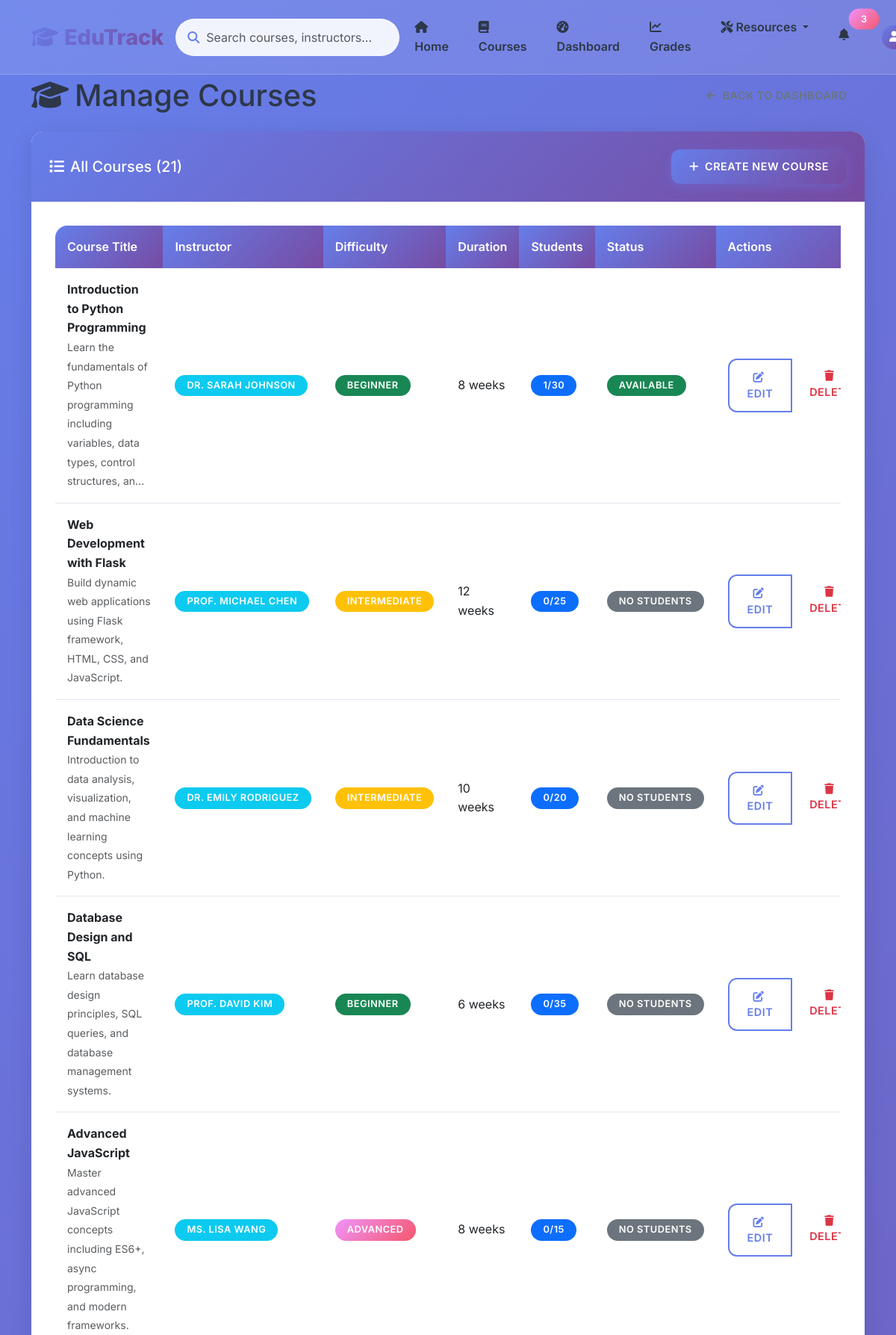
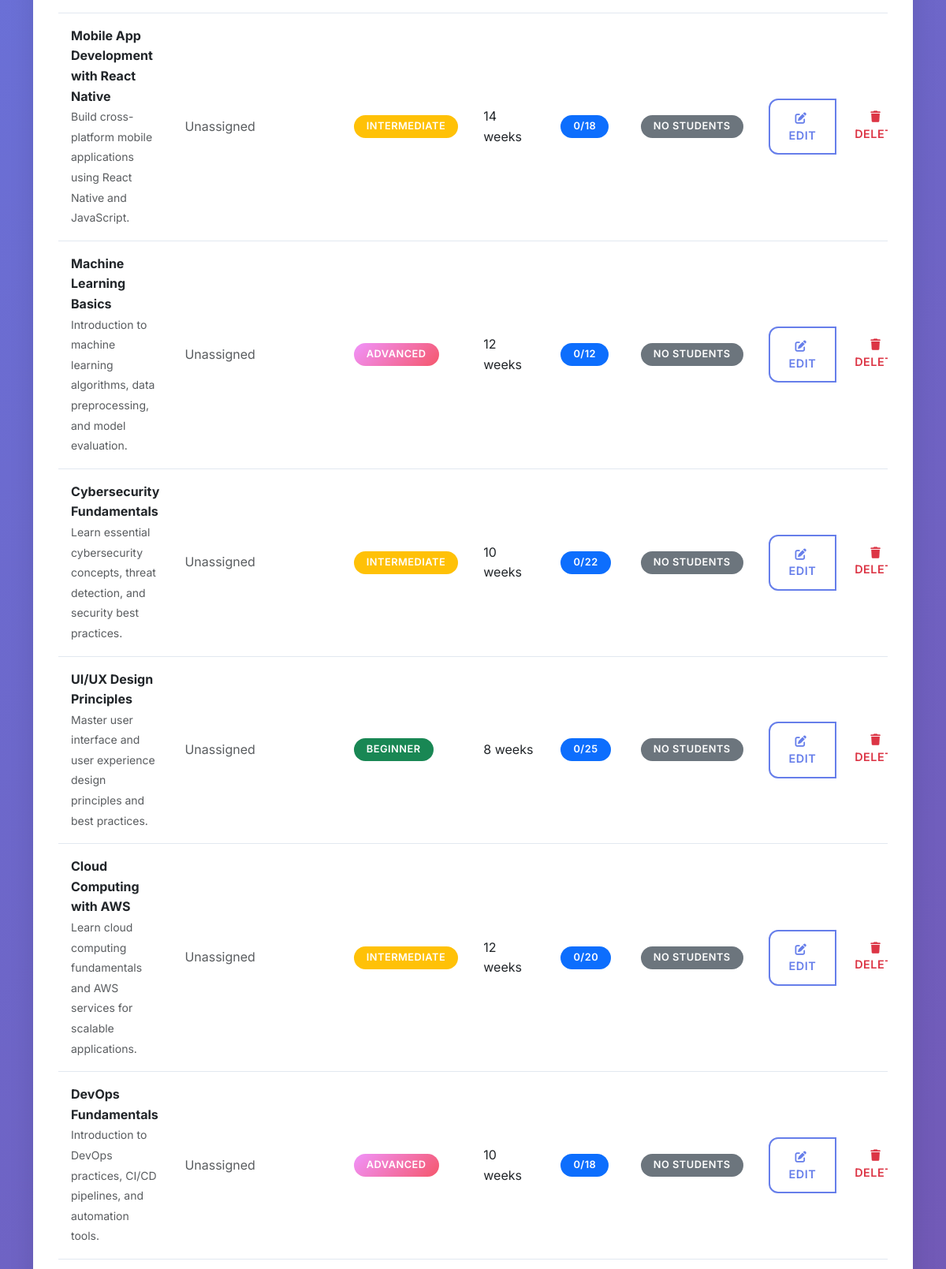
Page /admin/courses (signed in, upper part) on the committed database (2 pictures, top to bottom).
### models.py (models this page shows, shortened)
class Course(db.Model):
    __tablename__ = 'course'
    id = db.Column(db.Integer, primary_key=True)
    title = db.Column(db.String(200), nullable=False)
    description = db.Column(db.Text, nullable=False)
    instructor = db.Column(db.String(100), nullable=False)
    instructor_id = db.Column(db.Integer, db.ForeignKey('user.id'))  # Link to teacher
    duration_weeks = db.Column(db.Integer, nullable=False)
    difficulty = db.Column(db.String(20), nullable=False)  # Beginner, Intermediate, Advanced
    max_students = db.Column(db.Integer, default=30)
    created_at = db.Column(db.DateTime, default=datetime.utcnow)
    enrollments = db.relationship('Enrollment', backref='course', lazy=True)
    grades = db.relationship('Grade', backref='course', lazy=True)
    materials = db.relationship('CourseMaterial', backref='course', lazy=True)
    announcements = db.relationship('Announcement', backref='course', lazy=True)
    assignments = db.relationship('Assignment', backref='course', lazy=True)
    quizzes = db.relationship('Quiz', backref='course', lazy=True, cascade='all, delete-orphan')

### admin_routes.py (the view)
def manage_courses():
    if 'user_id' not in session:
        flash('Please log in to manage courses', 'warning')
        return redirect(url_for('login'))
    user = User.query.get(session['user_id'])
    if not user or user.role != 'admin':
        flash('Access denied. Admin privileges required.', 'danger')
        return redirect(url_for('dashboard'))
    page = request.args.get('page', 1, type=int)
    per_page = 15
    courses_pagination = Course.query.paginate(
        page=page,
        per_page=per_page,
        error_out=False
    )
    return render_template('admin/manage_courses.html',
                         user=user,
                         courses=courses_pagination.items,
                         pagination=courses_pagination)

### templates/admin/manage_courses.html (shortened to what this page needs)
{% extends "base.html" %}
{% block content %}
<div class="container py-4">
    <div class="row mb-4">
        <div class="col-12">
            <div class="d-flex justify-content-between align-items-center">
                <h1 class="mb-0">
                    <i class="fas fa-graduation-cap me-2"></i>Manage Courses
                </h1>
                <a href="{{ url_for('admin_dashboard') }}" class="btn btn-outline-secondary">
                    <i class="fas fa-arrow-left me-2"></i>Back to Dashboard
                </a>
            </div>
        </div>
    </div>
    <div class="row">
        <div class="col-12">
            <div class="card">
                <div class="card-header d-flex justify-content-between align-items-center">
                    <h5 class="mb-0">
                        <i class="fas fa-list me-2"></i>All Courses ({{ pagination.total }})
                    </h5>
                                    <a href="{{ url_for('admin_create_course') }}" class="btn btn-primary">
                    <i class="fas fa-plus me-2"></i>Create New Course
                </a>
                </div>
                <div class="card-body">
                    {% if courses %}
                    <div class="table-responsive">
                        <table class="table table-hover">
                            <thead>
                                <tr>
                                    <th>Course Title</th>
                                    <th>Instructor</th>
                                    <th>Difficulty</th>
                                    <th>Duration</th>
                                    <th>Students</th>
                                    <th>Status</th>
                                    <th>Actions</th>
                                </tr>
                            </thead>
                            <tbody>
                                {% for course in courses %}
                                <tr>
                                    <td>
                                        <strong>{{ course.title }}</strong>
                                        <br>
                                        <small class="text-muted">{{ course.description[:100] }}{% if course.description|length > 100 %}...{% endif %}</small>
                                    </td>
                                    <td>
                                        {% if course.instructor_id %}
                                            <span class="badge bg-info">{{ course.instructor }}</span>
                                        {% else %}
                                            <span class="text-muted">Unassigned</span>
                                        {% endif %}
                                    </td>
                                    <td>
                                        <span class="badge bg-{{ 'success' if course.difficulty == 'Beginner' else 'warning' if course.difficulty == 'Intermediate' else 'danger' }}">
                                            {{ course.difficulty }}
                                        </span>
                                    </td>
                                    <td>{{ course.duration_weeks }} weeks</td>
                                    <td>
                                        <span class="badge bg-primary">{{ course.enrollments|length }}/{{ course.max_students }}</span>
                                    </td>
                                    <td>
                                        {% if course.enrollments|length == 0 %}
                                            <span class="badge bg-secondary">No Students</span>
                                        {% elif course.enrollments|length >= course.max_students %}
                                            <span class="badge bg-danger">Full</span>
                                        {% else %}
                                            <span class="badge bg-success">Available</span>
                                        {% endif %}
                                    </td>
                                    <td>
                                        <div class="btn-group" role="group">
                                            <a href="{{ url_for('edit_course', course_id=course.id) }}" class="btn btn-sm btn-outline-primary">
                                                <i class="fas fa-edit me-1"></i>Edit
                                            </a>
                                            <a href="{{ url_for('delete_course', course_id=course.id) }}"
                                               class="btn btn-sm btn-outline-danger"
                                               onclick="return confirm('Are you sure you want to delete \"{{ course.title }}\"? This action cannot be undone.')">
                                                <i class="fas fa-trash me-1"></i>Delete
                                            </a>
                                        </div>
                                    </td>
                                </tr>
                                {% endfor %}
                            </tbody>
                        </table>
                    </div>
                    {% endif %}
                </div>
            </div>
        </div>
    </div>
</div>
{% endblock %}

### static/css/custom_new.css (style rules this page uses)
:root { --primary-gradient: linear-gradient(135deg, #667eea 0%, #764ba2 100%); --secondary-gradient: linear-gradient(135deg, #f093fb 0%, #f5576c 100%); --success-gradient: linear-gradient(135deg, #4facfe 0%, #00f2fe 100%); --warning-gradient: linear-gradient(135deg, #fa709a 0%, #fee140 100%); --dark-gradient: linear-gradient(135deg, #2c3e50 0%, #34495e 100%); --glass-bg: rgba(255, 255, 255, 0.1); --glass-border: rgba(255, 255, 255, 0.2); --shadow-soft: 0 8px 32px rgba(0, 0, 0, 0.1); --shadow-strong: 0 20px 60px rgba(0, 0, 0, 0.15); --border-radius: 16px; --transition: all 0.3s cubic-bezier(0.4, 0, 0.2, 1); }
* { box-sizing: border-box; }
body { font-family: 'Inter', -apple-system, BlinkMacSystemFont, 'Segoe UI', Roboto, sans-serif; background: linear-gradient(135deg, #667eea 0%, #764ba2 100%); min-height: 100vh; color: #2d3748; line-height: 1.6; }
.badge { font-size: 0.7rem; padding: 0.25rem 0.5rem; border-radius: 10px; }
.badge.bg-danger { background: var(--secondary-gradient) !important; animation: pulse 2s infinite; }
.card { background: white; border: none; border-radius: var(--border-radius); box-shadow: var(--shadow-soft); transition: var(--transition); overflow: hidden; }
.card-header { background: var(--primary-gradient); color: white; border: none; padding: 1.5rem; font-weight: 700; }
.card-body { padding: 2rem; }
.badge { font-weight: 600; padding: 0.5rem 1rem; border-radius: 20px; font-size: 0.8rem; text-transform: uppercase; letter-spacing: 0.5px; }
.btn { font-weight: 600; border-radius: 12px; padding: 0.75rem 1.5rem; transition: var(--transition); border: none; text-transform: uppercase; letter-spacing: 0.5px; font-size: 0.9rem; }
.btn-primary { background: var(--primary-gradient); box-shadow: 0 4px 15px rgba(102, 126, 234, 0.4); }
.btn-outline-primary { border: 2px solid #667eea; color: #667eea; background: transparent; }
.table { background: white; border-radius: var(--border-radius); overflow: hidden; box-shadow: var(--shadow-soft); }
.table th { background: var(--primary-gradient); color: white; font-weight: 600; border: none; padding: 1rem; }
.table td { padding: 1rem; border-bottom: 1px solid #e2e8f0; vertical-align: middle; }
.animate-fade-in { animation: fadeInUp 0.6s ease-out; }

### rows in the picture
Course: title "Introduction to Python Programming", description "Learn the fundamentals of Python programming including variables, data types, control structures, an", instructor "DR. SARAH JOHNSON", difficulty "BEGINNER", duration_weeks "8", enrollments|length "1", max_students "30", shows "AVAILABLE"
Course: title "Web Development with Flask", description "Build dynamic web applications using Flask framework, HTML, CSS, and JavaScript.", instructor "PROF. MICHAEL CHEN", difficulty "INTERMEDIATE", duration_weeks "12", enrollments|length "0", max_students "25", shows "NO STUDENTS"
Course: title "Data Science Fundamentals", description "Introduction to data analysis, visualization, and machine learning concepts using Python.", instructor "DR. EMILY RODRIGUEZ", difficulty "INTERMEDIATE", duration_weeks "10", enrollments|length "0", max_students "20", shows "NO STUDENTS"
Course: title "Database Design and SQL", description "Learn database design principles, SQL queries, and database management systems.", instructor "PROF. DAVID KIM", difficulty "BEGINNER", duration_weeks "6", enrollments|length "0", max_students "35", shows "NO STUDENTS"
Course: title "Advanced JavaScript", description "Master advanced JavaScript concepts including ES6+, async programming, and modern frameworks.", instructor "MS. LISA WANG", difficulty "ADVANCED", duration_weeks "8", enrollments|length "0", max_students "15", shows "NO STUDENTS"
Course: title "Mobile App Development with React Native", description "Build cross-platform mobile applications using React Native and JavaScript.", shows "Unassigned", difficulty "INTERMEDIATE", duration_weeks "14", enrollments|length "0", max_students "18", shows "NO STUDENTS"
Course: title "Machine Learning Basics", description "Introduction to machine learning algorithms, data preprocessing, and model evaluation.", shows "Unassigned", difficulty "ADVANCED", duration_weeks "12", enrollments|length "0", max_students "12", shows "NO STUDENTS"
Course: title "Cybersecurity Fundamentals", description "Learn essential cybersecurity concepts, threat detection, and security best practices.", shows "Unassigned", difficulty "INTERMEDIATE", duration_weeks "10", enrollments|length "0", max_students "22", shows "NO STUDENTS"
Course: title "UI/UX Design Principles", description "Master user interface and user experience design principles and best practices.", shows "Unassigned", difficulty "BEGINNER", duration_weeks "8", enrollments|length "0", max_students "25", shows "NO STUDENTS"
Course: title "Cloud Computing with AWS", description "Learn cloud computing fundamentals and AWS services for scalable applications.", shows "Unassigned", difficulty "INTERMEDIATE", duration_weeks "12", enrollments|length "0", max_students "20", shows "NO STUDENTS"
Course: title "DevOps Fundamentals", description "Introduction to DevOps practices, CI/CD pipelines, and automation tools.", shows "Unassigned", difficulty "ADVANCED", duration_weeks "10", enrollments|length "0", max_students "18", shows "NO STUDENTS"

### other values in the picture
{{ pagination.total }} "21"
